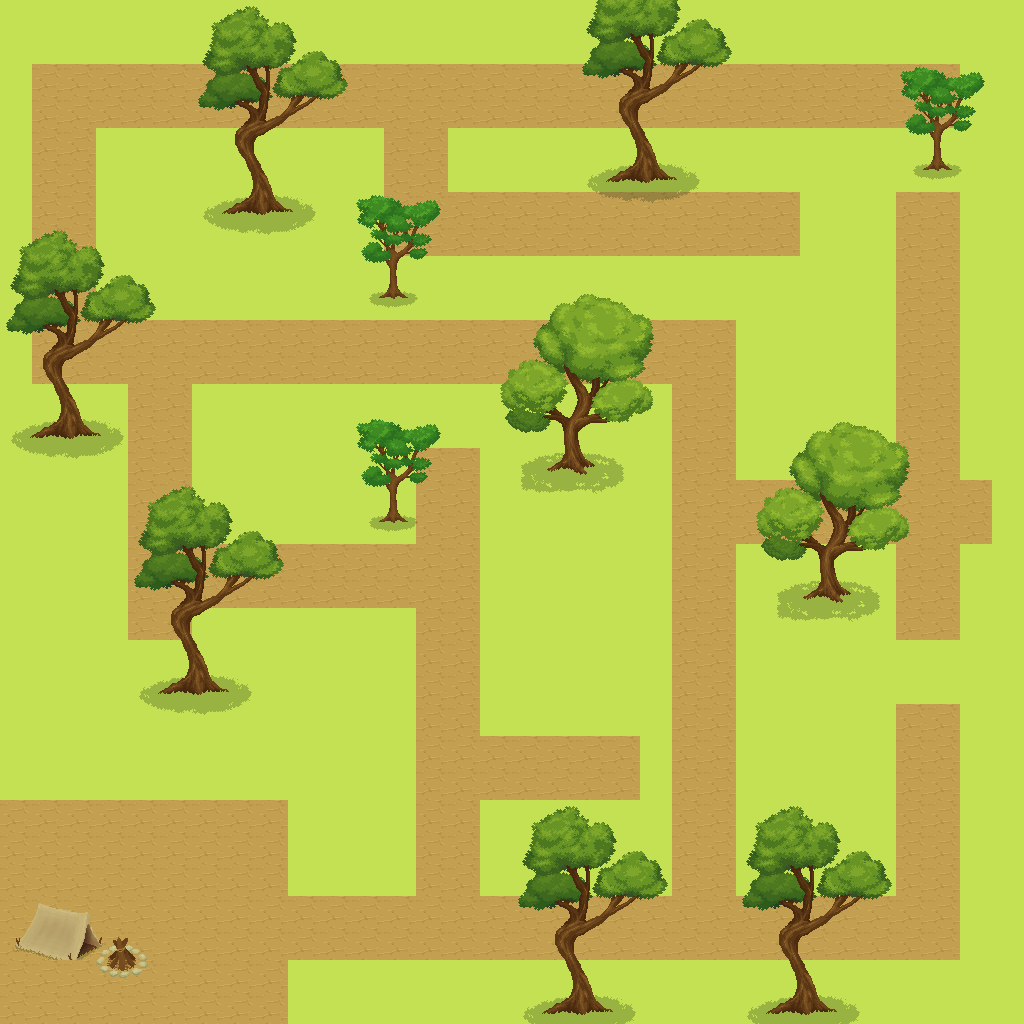

Below is a game level as drawn by its tile map, then a one-line description and the .tmx that defines it (tile-layer data replaced by summaries):
An orthogonal 32x32 tile map with 32x32 px tiles, 5 tile layers (CollisionLayer, Background, Path, On the ground, ...), 2 tilesets.

<map version="1.10" tiledversion="1.11.2" orientation="orthogonal" renderorder="right-down" width="32" height="32" tilewidth="32" tileheight="32" infinite="0" nextlayerid="8" nextobjectid="11">
 <tileset firstgid="1" source="Terrain.tsx" />
 <tileset firstgid="157" source="Decoration.tsx" />
 <layer id="6" name="CollisionLayer" width="32" height="32">
  <data>[1024 cells, 1024 non-empty, 2 distinct tile ids]</data>
 </layer>
 <layer id="1" name="Background" width="32" height="32">
  <data>[1024 cells, 1024 non-empty, 1 distinct tile ids]</data>
 </layer>
 <layer id="2" name="Path" width="32" height="32">
  <data>[1024 cells, 401 non-empty, 1 distinct tile ids]</data>
 </layer>
 <layer id="7" name="On the ground" width="32" height="32">
  <data>[1024 cells, 40 non-empty, 16 distinct tile ids]</data>
 </layer>
 <layer id="5" name="Foreground" width="32" height="32">
  <data>[1024 cells, 329 non-empty, 96 distinct tile ids]</data>
 </layer>
</map>
